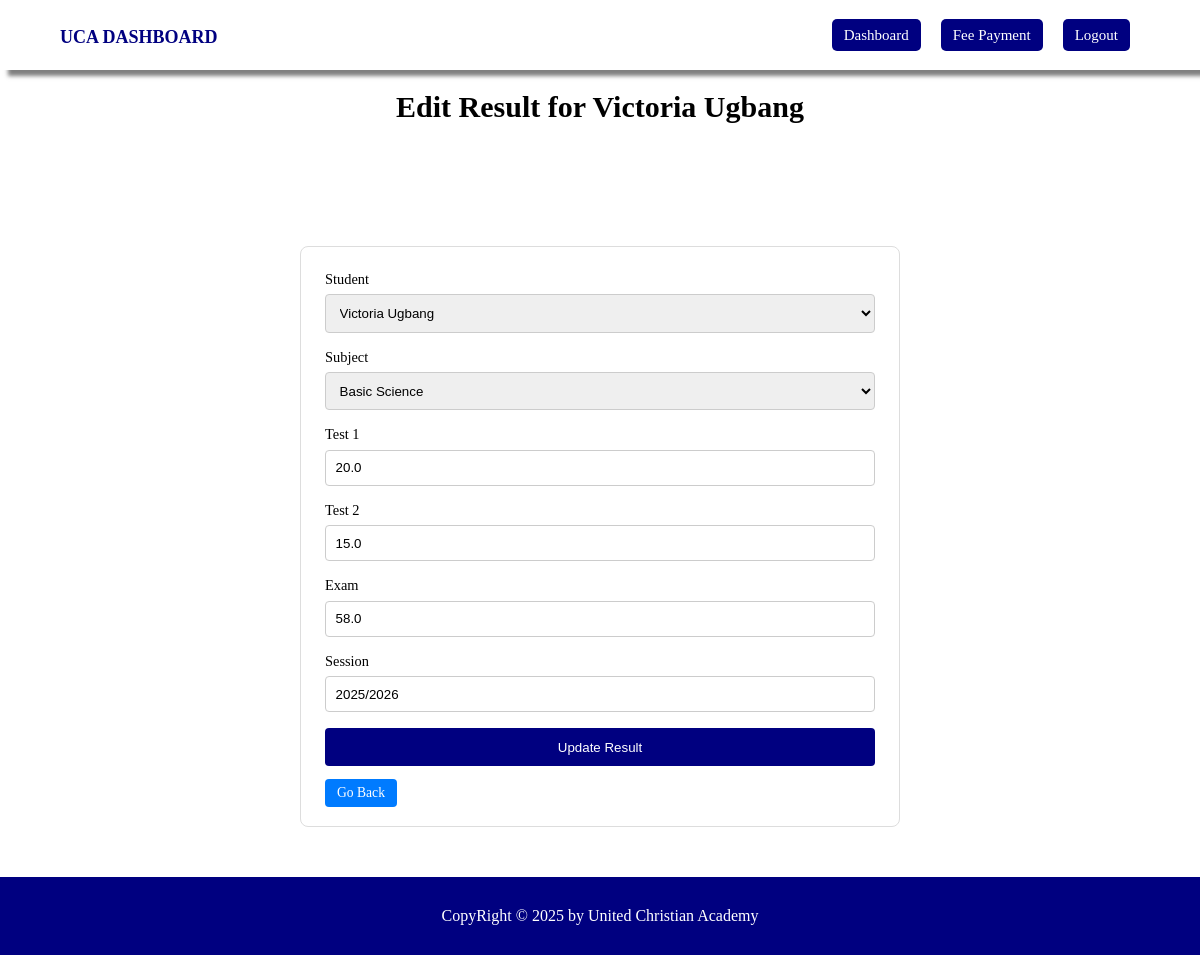
Screenshot of /results/edit/1/ with the database file from the repository.
### schoolapp/models.py (models this page shows, shortened)
class Result(models.Model):
    student = models.ForeignKey(Student, on_delete=models.CASCADE)
    subject = models.ForeignKey(Subject, on_delete=models.CASCADE)
    teacher = models.ForeignKey(Teacher, on_delete=models.SET_NULL, null=True, blank=True)  # Added Teacher reference
    test_1 = models.FloatField()
    test_2 = models.FloatField()
    exam = models.FloatField()
    date = models.DateTimeField(auto_now_add=True)
    session = models.CharField(max_length=100)
    term = models.ForeignKey(Term, on_delete=models.SET_NULL, null=True, blank=True)

class Student(models.Model):
    user_profile = models.OneToOneField(User, on_delete=models.CASCADE, related_name='student_profile')
    school_class = models.ForeignKey(SchoolClass, on_delete=models.SET_NULL, null=True, blank=True)  # One student to one class
    date_of_birth = models.DateField()
    date_joined = models.DateTimeField(auto_now_add=True)

class User(AbstractUser):
    STATUS = (
        ('admin', 'Admin'),
        ('teacher', 'Teacher'),
        ('cashier', 'Cashier'),
        ('student', 'Student'),
    )
    role = models.CharField(max_length=20, choices=STATUS, default='student')

class Subject(models.Model):
    name = models.CharField(max_length=100)
    description = models.TextField(null=True, blank=True)
    teacher = models.ForeignKey('Teacher', on_delete=models.SET_NULL, null=True, blank=True, related_name='taught_subjects')  # Renamed reverse relation

### schoolapp/views.py (the view, shortened to what this page needs)
# urls.py: path('results/edit/<int:result_id>/', views.result_update, name='result_update'),
def result_update(request, result_id):
    result = get_object_or_404(Result, id=result_id)
    students = Student.objects.all()
    subjects = Subject.objects.all()
    return render(request, 'dashboard/update_result.html', {
        'result': result,
        'students': students,
        'subjects': subjects
    })

### templates/dashboard/update_result.html (shortened to what this page needs)
{% extends 'dashboard/base.html' %}
{% block content %}
<div class="container">
  <h1>Edit Result for {{ result.student.user_profile.first_name }} {{ result.student.user_profile.last_name }}</h1>
  <div class="form-wrapper">
    <form class="responsive-form" method="POST" action="{% url 'result_update' result.id %}">
      <div class="form-group">
        <label for="student">Student</label>
        <select name="student" id="student" required>
          {% for student in students %}
          <option value="{{ student.id }}" {% if student.id == result.student.id %}selected{% endif %}>
            {{ student.user_profile.first_name }} {{ student.user_profile.last_name }}
          </option>
          {% endfor %}
        </select>
      </div>
      <div class="form-group">
        <label for="subject">Subject</label>
        <select name="subject" id="subject" required>
          {% for subject in subjects %}
          <option value="{{ subject.id }}" {% if subject.id == result.subject.id %}selected{% endif %}>
            {{ subject.name }}
          </option>
          {% endfor %}
        </select>
      </div>
      <div class="form-group">
        <label for="test_1">Test 1</label>
        <input type="number" name="test_1" id="test_1" value="{{ result.test_1 }}" required step="any" />
      </div>
      <div class="form-group">
        <label for="test_2">Test 2</label>
        <input type="number" name="test_2" id="test_2" value="{{ result.test_2 }}" required step="any" />
      </div>
      <div class="form-group">
        <label for="exam">Exam</label>
        <input type="number" name="exam" id="exam" value="{{ result.exam }}" required step="any" />
      </div>
      <div class="form-group">
        <label for="session">Session</label>
        <input type="text" name="session" id="session" value="{{ result.session }}" required />
      </div>
      <button type="submit" class="submit-btn">Update Result</button>
      <br /><br />
      <a href="{% url 'result_list' %}" class="btn view">Go Back</a>
    </form>
  </div>
</div>
{% endblock content %}

### schoolapp/static/dashboard/css/styles.css (style rules this page uses)
* { margin: 0; padding: 0; box-sizing: border-box; }
.container { width: 80%; margin: 40px auto; }
.container h1 { text-align: center; font-size: 30px; margin-bottom: 20px; font-weight: bold; margin-top: 90px; }
.table-wrapper, .form-wrapper { display: flex; justify-content: center; margin: 2rem 0; }
.btn { padding: 0.4rem 0.75rem; text-decoration: none; border-radius: 4px; font-size: 0.85rem; color: #fff; }
.view { background-color: #007bff; }
.responsive-form { width: 100%; max-width: 600px; border: 1px solid #ddd; padding: 1.5rem; border-radius: 8px; margin-top: 90px; }
.form-group { display: flex; flex-direction: column; margin-bottom: 1rem; }
.form-group label { margin-bottom: 0.4rem; font-size: 0.9rem; }
.form-group input, .form-group select { padding: 0.6rem; border: 1px solid #ccc; border-radius: 4px; }
.submit-btn { width: 100%; padding: 0.7rem; border: none; background-color: navy; color: #fff; border-radius: 4px; cursor: pointer; }

### rows the page displays
Result: student.user_profile.first_name "Victoria", student.user_profile.last_name "Ugbang", student "Victoria Ugbang", subject "Basic Science", test_1 "20.0", test_2 "15.0", exam "58.0", session "2025/2026"
